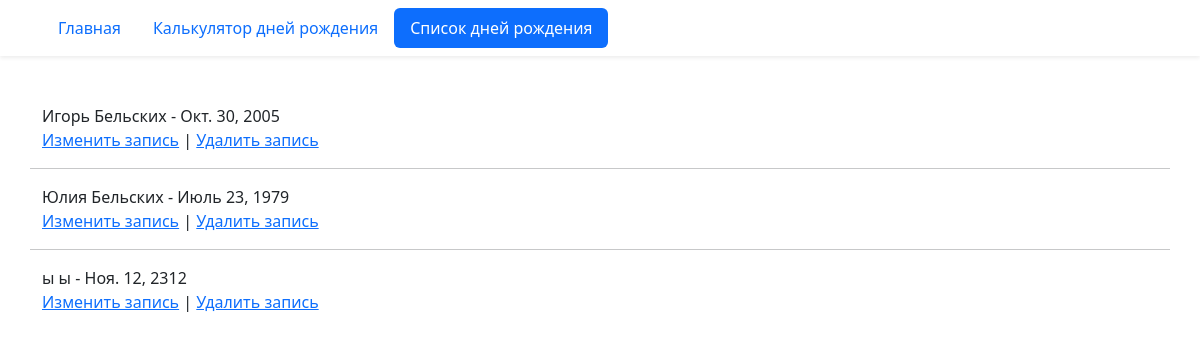
/birthday/list/, run on an earlier commit of the app's database.
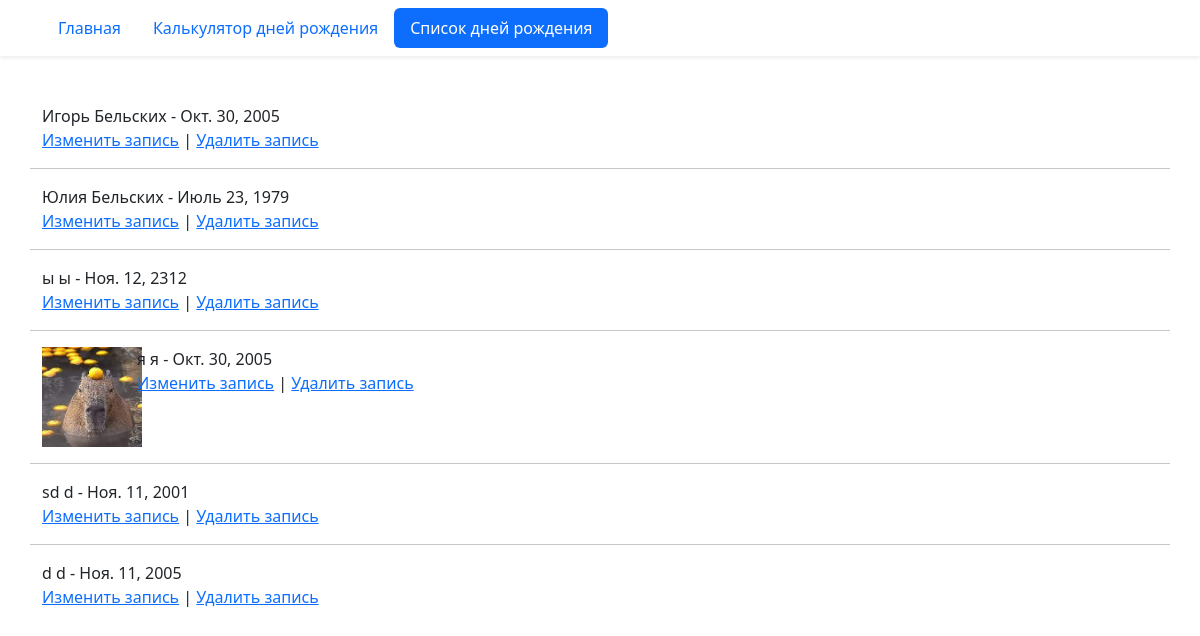
And on a later commit of the database.
### birthday/models.py (models this page shows)
class Birthday(models.Model):
    class Meta:
        constraints = (
            models.UniqueConstraint(
                fields=('first_name', 'last_name', 'birthday'),
                name='Unique person constraint',
            ),
        )
    first_name = models.CharField('Имя', max_length=20)
    last_name = models.CharField(
        'Фамилия', blank=True, help_text='Необязательное поле', max_length=20
    )
    birthday = models.DateField('Дата рождения', validators=(real_age,))
    image = models.ImageField('Фото', upload_to='birthdays_images', blank=True)

### birthday/views.py (the view)
# urls.py: path('list/', views.BirthdayListView.as_view(), name='list'),
class BirthdayListView(ListView):
    model = Birthday
    ordering = 'id'
    paginate_by = 10

### templates/birthday/birthday_list.html (shortened to what this page needs)
{% extends "base.html" %}
{% block content %}
  {% for birthday in page_obj %}
    <div class="row">
      {% if birthday.image %}
        <div class="col-1">
            <img src="{{ birthday.image.url }}" height=100>
        </div>
      {% endif %}
      <div class="col-10">
        <div>
          {{ birthday.first_name }} {{ birthday.last_name }} - {{ birthday.birthday }}
        </div>
        <div>
          <a href="{% url 'birthday:edit' birthday.id %}">Изменить запись</a> | <a href="{% url 'birthday:delete' birthday.id %}">Удалить запись</a>
        </div>
      </div>
      {% if not forloop.last %}
        <hr class="mt-3">
      {% endif %}
    </div>
  {% endfor %}
{% endblock %}

### templates/base.html (shortened to what this page needs)
<!DOCTYPE html>
<html lang="ru">
  <head>
    {% load django_bootstrap5 %}
    {% bootstrap_css %}
  </head>
  <body>
    {% include "includes/header.html" %}
    <div class="container pt-5">
      {% block content %}{% endblock %}
    </div>
  </body>
</html>

### templates/includes/header.html
<header>
  <nav class="navbar shadow-sm">
    <div class="container">
      {% with request.resolver_match.view_name as view_name %}
        <ul class="nav nav-pills">
          <li class="nav-item">
            <a class="nav-link {% if view_name == 'pages:homepage' %} active {% endif %}"
              href="{% url 'pages:homepage' %}">
              Главная
            </a>
          </li>
          <li class="nav-item">
            <a class="nav-link {% if view_name == 'birthday:create' %} active {% endif %}"
              href="{% url 'birthday:create' %}">
              Калькулятор дней рождения
            </a>
          </li>
          <li class="nav-item">
            <a class="nav-link {% if view_name == 'birthday:list' %} active {% endif %}"
              href="{% url 'birthday:list' %}">
              Список дней рождения
            </a>
          </li>
        </ul>
      {% endwith %}
    </div>
  </nav>
</header>

What changed in the data, as far as the page shows it:
added Birthday: image (picture), first_name "я", last_name "я", birthday "Окт. 30, 2005"
added Birthday: first_name "sd", last_name "d", birthday "Ноя. 11, 2001"
added Birthday: first_name "d", last_name "d", birthday "Ноя. 11, 2005"
